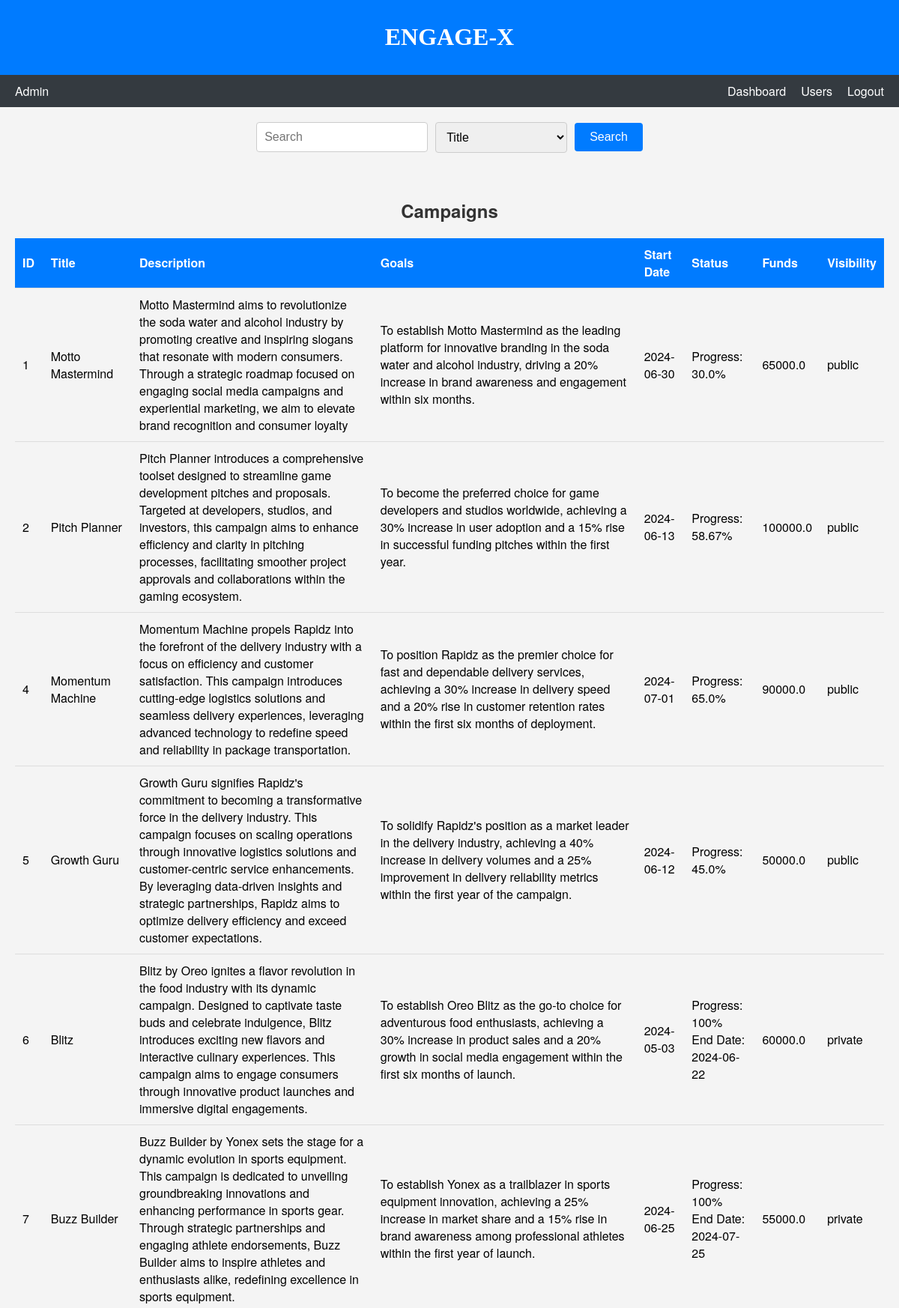
The app's page /show_campaigns/all (upper part) with its own data.
### models.py (models this page shows)
class Campaign(db.Model):
    __tablename__ = "campaign"
    id = db.Column(db.Integer, primary_key=True, autoincrement=True)
    sponsor_id = db.Column(db.Integer, db.ForeignKey("user.id"), nullable=False)
    title = db.Column(db.String, nullable=False)
    description = db.Column(db.String, nullable=False)
    goals = db.Column(db.Text, nullable=False)
    start_date = db.Column(db.String, nullable=False)
    days = db.Column(db.Integer, nullable=False)
    funds = db.Column(db.Float, nullable=False)
    visibility = db.Column(db.String, nullable=False)  # public or private
    sponsor = db.relationship('User', back_populates='campaigns')
    ad_requests = db.relationship('AdRequest', back_populates='campaign')
    def get_end_date(self):
        start_date_obj = datetime.strptime(self.start_date, "%Y-%m-%d")
        end_date_obj = start_date_obj + timedelta(days=self.days)
        return end_date_obj.strftime("%Y-%m-%d")
    def get_progress(self):
        start_date_obj = datetime.strptime(self.start_date, "%Y-%m-%d")
        today = datetime.today()
        elapsed_days = (today - start_date_obj).days
        progress = "{:.2f}".format((elapsed_days / self.days) * 100)  # Format progress to 2 decimal places
        progress = min(max(float(progress), 0), 100)  # Ensure progress is between 0 and 100
        return progress

### app.py (the view, shortened to what this page needs)
@app.route('/show_campaigns/<type>')
def show_campaigns(type):
    if type == 'all':
        campaigns = Campaign.query.all()
    elif type == 'public':
        campaigns = Campaign.query.filter(Campaign.visibility == 'public').all()
    elif type == 'private':
        campaigns = Campaign.query.filter(Campaign.visibility == 'private').all()
    for campaign in campaigns:
        campaign.end_date = campaign.get_end_date()
        campaign.progress = campaign.get_progress()
    today_date = datetime.today().strftime("%Y-%m-%d")
    return rt('campaigns.html', campaigns=campaigns, today_date = today_date)

### templates/campaigns.html (shortened to what this page needs)
<!DOCTYPE html>
<html lang="en">
<head>
    <link rel="stylesheet" href="/static/css/admin_dashboard.css">
</head>
<body>
    <header>
        <h1>ENGAGE-X</h1>
    </header>
    <nav class="navbar">
        <div class="navbar-left">
            <span>Admin</span>
        </div>
        <div class="navbar-right">
            <a href="{{ url_for('admin_dashboard') }}">Dashboard</a>
            <a href="{{ url_for('show_users', type='all') }}">Users</a>
            <a href="{{ url_for('logout') }}">Logout</a>
        </div>
    </nav>
    <div id="search-bar" class="search-bar">
        <form action="{{ url_for('search_admin') }}" method="POST">
            <input type="text" name="search-input" placeholder="Search" id="search-input">
            <select name="tag" id="tag">
                <option value="title">Title</option>
            </select>
            <button id="search-button">Search</button>
        </form>
    </div>
    <section id="campaigns-section">
        <h2>{{ type|capitalize }} Campaigns</h2>
        <table>
            <thead>
                <tr>
                    <th>ID</th>
                    <th>Title</th>
                    <th>Description</th>
                    <th>Goals</th>
                    <th>Start Date</th>
                    <th>Status</th>
                    <th>Funds</th>
                    <th>Visibility</th>
                </tr>
            </thead>
            <tbody>
                {% for campaign in campaigns %}
                <tr>
                    <td>{{ campaign.id }}</td>
                    <td>{{ campaign.title }}</td>
                    <td>{{ campaign.description }}</td>
                    <td>{{ campaign.goals }}</td>
                    <td>{{ campaign.start_date }}</td>
                    <td>
                        Progress: {{ campaign.progress }}%
                        {% if campaign.end_date < today_date %}
                            <br>End Date: {{ campaign.end_date }}
                        {% endif %}
                    </td>
                    <td>{{ campaign.funds }}</td>
                    <td>{{ campaign.visibility }}</td>
                </tr>
                {% endfor %}
            </tbody>
        </table>
    </section>
</body>
</html>

### static/css/admin_dashboard.css (style rules this page uses)
body { font-family: 'Helvetica Neue', sans-serif; margin: 0; padding: 0; background-color: #f4f4f4; }
header { font-family: stylish; background-color: #007bff; color: white; padding: 10px 20px; text-align: center; }
.navbar { display: flex; justify-content: space-between; background-color: #343a40; color: white; padding: 10px 20px; }
.navbar-left { display: flex; align-items: center; }
.navbar-right { display: flex; align-items: center; }
.navbar-right a { color: white; text-decoration: none; margin-left: 20px; }
.search-bar { margin: 20px; display: flex; justify-content: center; align-items: center; }
.search-bar form { display: flex; align-items: center; }
#search-input { padding: 10px; font-size: 16px; border: 1px solid #ccc; border-radius: 4px; margin-right: 10px; }
#tag { padding: 10px; font-size: 16px; border: 1px solid #ccc; border-radius: 4px; margin-right: 10px; }
#search-button { padding: 10px 20px; font-size: 16px; background-color: #007bff; color: white; border: none; border-radius: 4px; cursor: pointer; }
#campaigns-section { padding: 20px; text-align: center; }
#campaigns-section h2 { color: #333; margin-bottom: 20px; }
#campaigns-section table { width: 100%; border-collapse: collapse; margin: 20px 0; }
#campaigns-section th, #campaigns-section td { padding: 10px; text-align: left; border-bottom: 1px solid #ddd; }
#campaigns-section th { background-color: #007bff; color: white; }

### records on screen
Campaign: id "1", title "Motto Mastermind", description "Motto Mastermind aims to revolutionize the soda water and alcohol industry by promoting creative and inspiring slogans that resonate with modern consumers. Through a strategic roadmap focused on engaging social media campaigns and experiential marketing, we aim to elevate brand recognition and consumer loyalty", goals "To establish Motto Mastermind as the leading platform for innovative branding in the soda water and alcohol industry, driving a 20% increase in brand awareness and engagement within six months.", start_date "2024-06-30", progress "30.0", funds "65000.0", visibility "public"
Campaign: id "2", title "Pitch Planner", description "Pitch Planner introduces a comprehensive toolset designed to streamline game development pitches and proposals. Targeted at developers, studios, and investors, this campaign aims to enhance efficiency and clarity in pitching processes, facilitating smoother project approvals and collaborations within the gaming ecosystem.", goals "To become the preferred choice for game developers and studios worldwide, achieving a 30% increase in user adoption and a 15% rise in successful funding pitches within the first year.", start_date "2024-06-13", progress "58.67", funds "100000.0", visibility "public"
Campaign: id "4", title "Momentum Machine", description "Momentum Machine propels Rapidz into the forefront of the delivery industry with a focus on efficiency and customer satisfaction. This campaign introduces cutting-edge logistics solutions and seamless delivery experiences, leveraging advanced technology to redefine speed and reliability in package transportation.", goals "To position Rapidz as the premier choice for fast and dependable delivery services, achieving a 30% increase in delivery speed and a 20% rise in customer retention rates within the first six months of deployment.", start_date "2024-07-01", progress "65.0", funds "90000.0", visibility "public"
Campaign: id "5", title "Growth Guru", description "Growth Guru signifies Rapidz's commitment to becoming a transformative force in the delivery industry. This campaign focuses on scaling operations through innovative logistics solutions and customer-centric service enhancements. By leveraging data-driven insights and strategic partnerships, Rapidz aims to optimize delivery efficiency and exceed customer expectations.", goals "To solidify Rapidz's position as a market leader in the delivery industry, achieving a 40% increase in delivery volumes and a 25% improvement in delivery reliability metrics within the first year of the campaign.", start_date "2024-06-12", progress "45.0", funds "50000.0", visibility "public"
Campaign: id "6", title "Blitz", description "Blitz by Oreo ignites a flavor revolution in the food industry with its dynamic campaign. Designed to captivate taste buds and celebrate indulgence, Blitz introduces exciting new flavors and interactive culinary experiences. This campaign aims to engage consumers through innovative product launches and immersive digital engagements.", goals "To establish Oreo Blitz as the go-to choice for adventurous food enthusiasts, achieving a 30% increase in product sales and a 20% growth in social media engagement within the first six months of launch.", start_date "2024-05-03", progress "100", end_date "2024-06-22", funds "60000.0", visibility "private"
Campaign: id "7", title "Buzz Builder", description "Buzz Builder by Yonex sets the stage for a dynamic evolution in sports equipment. This campaign is dedicated to unveiling groundbreaking innovations and enhancing performance in sports gear. Through strategic partnerships and engaging athlete endorsements, Buzz Builder aims to inspire athletes and enthusiasts alike, redefining excellence in sports equipment.", goals "To establish Yonex as a trailblazer in sports equipment innovation, achieving a 25% increase in market share and a 15% rise in brand awareness among professional athletes within the first year of launch.", start_date "2024-06-25", progress "100", end_date "2024-07-25", funds "55000.0", visibility "private"
